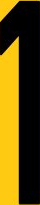
%> input picture 1.png, 40 x 205 px
$ octave define_numbers.m   (GNU Octave 9; MATLAB toolbox functions it lacks are replaced by stand-ins)
%> lines starting %> are read from the running program, lines starting %| are printed output that depends on the picture
%Number defination
one=imread("1.png");  two=imread("2.png");
%> further down, one is the input picture: size 205x40x3 uint8; mean R, G, B 101, 79.9, 9.8
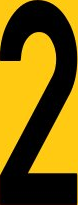
%> input picture 2.png, 78 x 205 px
%> further down, two is the input picture: size 205x78x3 uint8; mean R, G, B 123.2, 97.7, 11.2
three=imread("3.png");four=imread("4.png");
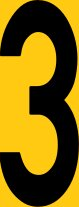
%> input picture 3.png, 79 x 207 px
%> further down, three is the input picture: size 207x79x3 uint8; mean R, G, B 128.4, 101.9, 11.9
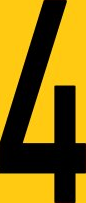
%> input picture 4.png, 86 x 203 px
%> further down, four is the input picture: size 203x86x3 uint8; mean R, G, B 141.7, 112.2, 12.4
five=imread("5.png"); six=imread("6.png");
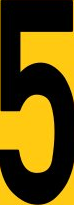
%> input picture 5.png, 74 x 205 px
%> further down, five is the input picture: size 205x74x3 uint8; mean R, G, B 102.5, 81.2, 9.6
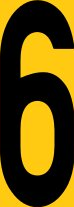
%> input picture 6.png, 74 x 207 px
%> further down, six is the input picture: size 207x74x3 uint8; mean R, G, B 97.7, 77.4, 9.7
%> (the run ends here)
